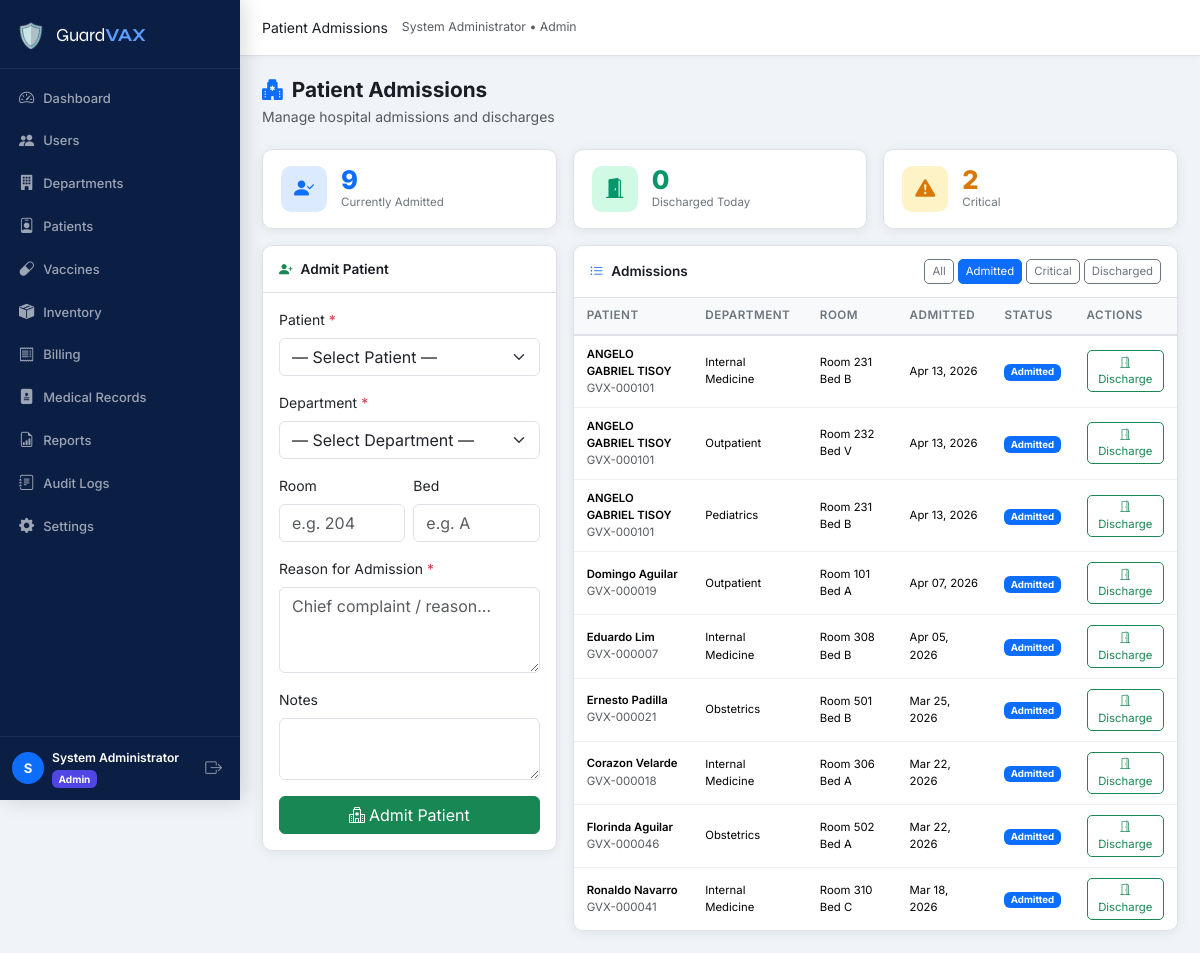
Page /nurse/admissions.php (signed in) on the committed database.
### tables this page shows
CREATE TABLE `users` (
  `id` int(10) UNSIGNED NOT NULL,
  `name` varchar(150) NOT NULL,
  `email` varchar(150) NOT NULL,
  `password` varchar(255) NOT NULL,
  `role_id` int(10) UNSIGNED NOT NULL,
  `department_id` int(10) UNSIGNED DEFAULT NULL,
  `status` enum('active','inactive','pending') NOT NULL DEFAULT 'pending',
  `email_verified` tinyint(1) NOT NULL DEFAULT 0,
  `created_at` datetime NOT NULL DEFAULT current_timestamp(),
  `updated_at` datetime NOT NULL DEFAULT current_timestamp() ON UPDATE current_timestamp()
);

CREATE TABLE `roles` (
  `id` int(10) UNSIGNED NOT NULL,
  `name` varchar(50) NOT NULL,
  `label` varchar(100) NOT NULL
);

CREATE TABLE `admissions` (
  `id` int(10) UNSIGNED NOT NULL,
  `patient_id` int(10) UNSIGNED NOT NULL,
  `department_id` int(10) UNSIGNED NOT NULL,
  `admitted_by` int(10) UNSIGNED NOT NULL,
  `room_number` varchar(20) DEFAULT NULL,
  `bed_number` varchar(20) DEFAULT NULL,
  `admission_date` datetime NOT NULL DEFAULT current_timestamp(),
  `discharge_date` datetime DEFAULT NULL,
  `reason` text NOT NULL,
  `diagnosis` text DEFAULT NULL,
  `status` enum('Admitted','Discharged','Transferred','Critical') NOT NULL DEFAULT 'Admitted',
  `discharge_notes` text DEFAULT NULL,
  `created_at` datetime NOT NULL DEFAULT current_timestamp(),
  `notes` text DEFAULT NULL
);

CREATE TABLE `patients` (
  `id` int(10) UNSIGNED NOT NULL,
  `user_id` int(10) UNSIGNED NOT NULL,
  `patient_code` varchar(20) NOT NULL,
  `date_of_birth` date NOT NULL,
  `gender` enum('Male','Female','Other') NOT NULL,
  `blood_type` varchar(5) DEFAULT NULL,
  `address` text DEFAULT NULL,
  `phone` varchar(20) DEFAULT NULL,
  `emergency_contact_name` varchar(150) DEFAULT NULL,
  `emergency_contact_phone` varchar(20) DEFAULT NULL,
  `allergies` text DEFAULT NULL,
  `notes` text DEFAULT NULL,
  `registered_by` int(10) UNSIGNED DEFAULT NULL,
  `created_at` datetime NOT NULL DEFAULT current_timestamp(),
  `updated_at` datetime NOT NULL DEFAULT current_timestamp() ON UPDATE current_timestamp()
);

CREATE TABLE `departments` (
  `id` int(10) UNSIGNED NOT NULL,
  `name` varchar(100) NOT NULL,
  `description` text DEFAULT NULL,
  `location` varchar(100) DEFAULT NULL,
  `is_active` tinyint(1) NOT NULL DEFAULT 1,
  `created_at` datetime NOT NULL DEFAULT current_timestamp()
);

### config/db.php (called while the page is built, shortened)
<?php
function db(): PDO {
    static $pdo = null;
    if ($pdo === null) {
        $dsn = sprintf(
            'mysql:host=%s;port=%s;dbname=%s;charset=%s',
            DB_HOST, DB_PORT, DB_NAME, DB_CHARSET
        );
        $options = [
            PDO::ATTR_ERRMODE            => PDO::ERRMODE_EXCEPTION,
            PDO::ATTR_DEFAULT_FETCH_MODE => PDO::FETCH_ASSOC,
            PDO::ATTR_EMULATE_PREPARES   => false,
        ];
        try {
            $pdo = new PDO($dsn, DB_USER, DB_PASS, $options);
            $offset = (new DateTime())->format('P');
            $pdo->exec("SET time_zone='{$offset}'");
        } catch (PDOException $e) {
            die('<div style="padding:2rem;color:red;font-family:monospace">
                <strong>Database Connection Error:</strong> ' . htmlspecialchars($e->getMessage()) . '
            </div>');
        }
    }
    return $pdo;
}

### includes/functions.php (called while the page is built, shortened)
<?php
require_once __DIR__ . '/../config/db.php';
function isLoggedIn(): bool
{
    return isset($_SESSION['user_id']) && !empty($_SESSION['user_id']);
}
function getCurrentUser(): ?array
{
    $stmt = db()->prepare('SELECT u.*, r.name AS role_name FROM users u JOIN roles r ON r.id = u.role_id WHERE u.id = ?');
    $stmt->execute([$_SESSION['user_id']]);
    return $stmt->fetch() ?: null;
}
function sanitize(string $value): string
{
    return htmlspecialchars(trim($value), ENT_QUOTES, 'UTF-8');
}
function formatDate(string $date, string $format = 'M d, Y'): string
{
    return $date ? date($format, strtotime($date)) : 'N/A';
}

### includes/auth.php (called while the page is built, shortened)
<?php
require_once __DIR__ . '/functions.php';
function guard(string ...$allowedRoles): array
{
    $user = getCurrentUser();
    return $user;
}

### nurse/admissions.php (the view, shortened to what this page needs)
<?php
require_once __DIR__ . '/../includes/auth.php';
require_once __DIR__ . '/../includes/layout.php';
$user   = guard('nurse', 'admin');
$statusFilter = sanitize($_GET['status'] ?? 'Admitted');
$where  = '1=1';
$params = [];
if ($statusFilter) { $where .= ' AND a.status = ?'; $params[] = $statusFilter; }
$admissions = db()->prepare(
    "SELECT a.*, p.patient_code, u.name AS patient_name,
            d.name AS dept_name, s.name AS admitted_by_name
     FROM admissions a
     JOIN patients p    ON p.id  = a.patient_id
     JOIN users u       ON u.id  = p.user_id
     JOIN departments d ON d.id  = a.department_id
     JOIN users s       ON s.id  = a.admitted_by
     WHERE {$where}
     ORDER BY a.admission_date DESC"
);
$admissions->execute($params);
$admissions = $admissions->fetchAll();
$admitted   = (int)db()->query("SELECT COUNT(*) FROM admissions WHERE status='Admitted'")->fetchColumn();
$discharged = (int)db()->query("SELECT COUNT(*) FROM admissions WHERE status='Discharged' AND DATE(discharge_date)=CURDATE()")->fetchColumn();
$critical   = (int)db()->query("SELECT COUNT(*) FROM admissions WHERE status='Critical'")->fetchColumn();
$statusColors = ['Admitted'=>'primary','Discharged'=>'success','Transferred'=>'info','Critical'=>'danger'];
?>
<?php renderHead('Admissions'); ?>
<?php renderNav($user); ?>
<?php renderPageHeader('Patient Admissions', 'Manage hospital admissions and discharges', 'hospital-fill'); ?>
<div class="row g-3 mb-3">
  <div class="col-4"><div class="stat-card stat-primary"><div class="stat-icon"><i class="bi bi-person-check-fill"></i></div><div><div class="stat-value"><?= $admitted ?></div><div class="stat-label">Currently Admitted</div></div></div></div>
  <div class="col-4"><div class="stat-card stat-success"><div class="stat-icon"><i class="bi bi-door-open-fill"></i></div><div><div class="stat-value"><?= $discharged ?></div><div class="stat-label">Discharged Today</div></div></div></div>
  <div class="col-4"><div class="stat-card stat-warning"><div class="stat-icon"><i class="bi bi-exclamation-triangle-fill"></i></div><div><div class="stat-value"><?= $critical ?></div><div class="stat-label">Critical</div></div></div></div>
</div>
<div class="row g-3">
  <div class="col-lg-4">
    <div class="card card-gvx">
      <div class="card-header-gvx"><i class="bi bi-person-plus-fill me-2 text-success"></i>Admit Patient</div>
      <div class="card-body">
        <form method="POST" novalidate>
          <div class="mb-3">
            <label class="form-label">Patient <span class="text-danger">*</span></label>
            <select name="patient_id" class="form-select" required>
              <option value="">— Select Patient —</option>
            </select>
          </div>
          <div class="mb-3">
            <label class="form-label">Department <span class="text-danger">*</span></label>
            <select name="department_id" class="form-select" required>
              <option value="">— Select Department —</option>
            </select>
          </div>
          <div class="row g-2 mb-3">
            <div class="col-6"><label class="form-label">Room</label><input type="text" name="room_number" class="form-control" placeholder="e.g. 204"></div>
            <div class="col-6"><label class="form-label">Bed</label><input type="text" name="bed_number" class="form-control" placeholder="e.g. A"></div>
          </div>
          <div class="mb-3">
            <label class="form-label">Reason for Admission <span class="text-danger">*</span></label>
            <textarea name="reason" class="form-control" rows="3" required placeholder="Chief complaint / reason..."></textarea>
          </div>
          <div class="mb-3">
            <label class="form-label">Notes</label>
            <textarea name="notes" class="form-control" rows="2"></textarea>
          </div>
          <button type="submit" class="btn btn-success w-100"><i class="bi bi-hospital me-1"></i>Admit Patient</button>
        </form>
      </div>
    </div>
  </div>
  <div class="col-lg-8">
    <div class="card card-gvx">
      <div class="card-header-gvx d-flex justify-content-between align-items-center flex-wrap gap-2">
        <span><i class="bi bi-list-ul me-2 text-primary"></i>Admissions</span>
        <div class="d-flex gap-1">
          <?php foreach ([''=>'All','Admitted'=>'Admitted','Critical'=>'Critical','Discharged'=>'Discharged'] as $val => $label): ?>
            <a href="?status=<?= urlencode($val) ?>" class="btn btn-xs <?= $statusFilter===$val ? 'btn-primary' : 'btn-outline-secondary' ?>"><?= $label ?></a>
          <?php endforeach; ?>
        </div>
      </div>
      <div class="table-responsive">
        <table class="table table-gvx mb-0">
          <thead><tr><th>Patient</th><th>Department</th><th>Room</th><th>Admitted</th><th>Status</th><th>Actions</th></tr></thead>
          <tbody>
            <?php foreach ($admissions as $a): ?>
            <tr>
              <td>
                <div class="fw-semibold small"><?= sanitize($a['patient_name']) ?></div>
                <div class="text-muted" style="font-size:.72rem"><?= sanitize($a['patient_code']) ?></div>
              </td>
              <td class="small"><?= sanitize($a['dept_name']) ?></td>
              <td class="small"><?= sanitize($a['room_number'] ? "Room {$a['room_number']}" . ($a['bed_number'] ? " Bed {$a['bed_number']}" : '') : '—') ?></td>
              <td class="small"><?= formatDate($a['admission_date'], 'M d, Y') ?></td>
              <td><span class="badge bg-<?= $statusColors[$a['status']] ?? 'secondary' ?>"><?= $a['status'] ?></span></td>
              <td>
                <?php if ($a['status'] === 'Admitted' || $a['status'] === 'Critical'): ?>
                <button class="btn btn-xs btn-outline-success" data-bs-toggle="modal" data-bs-target="#dischargeModal<?= $a['id'] ?>">
                  <i class="bi bi-door-open"></i> Discharge
                </button>
                <?php else: ?>
                  <span class="text-muted small"><?= $a['discharge_date'] ? formatDate($a['discharge_date'], 'M d') : '—' ?></span>
                <?php endif; ?>
              </td>
            </tr>
            <?php endforeach; ?>
          </tbody>
        </table>
      </div>
    </div>
  </div>
</div>
<?php renderFooter(); ?>

### includes/layout.php (shortened to what this page needs)
<?php
function renderHead(string $title, array $extraCss = []): void
{
    $siteName = SITE_NAME;
    $siteUrl  = SITE_URL;
    echo <<<HTML
<!DOCTYPE html>
<html lang="en">
<head>
  <meta charset="UTF-8">
  <meta name="viewport" content="width=device-width, initial-scale=1.0">
  <title>{$title} — {$siteName}</title>
  <link rel="stylesheet" href="https://cdn.jsdelivr.net/npm/bootstrap@5.3.2/dist/css/bootstrap.min.css">
  <link rel="stylesheet" href="https://cdn.jsdelivr.net/npm/bootstrap-icons@1.11.3/font/bootstrap-icons.min.css">
  <link rel="preconnect" href="https://fonts.googleapis.com">
  <link href="https://fonts.googleapis.com/css2?family=Inter:wght@300;400;500;600;700&family=Syne:wght@700;800&display=swap" rel="stylesheet">
  <link rel="stylesheet" href="{$siteUrl}/assets/css/style.css">
HTML;
    echo "</head>\n<body>\n";
}
function renderNav(array $user): void
{
    $role    = $user['role_name'];
    $name    = htmlspecialchars($user['name']);
    $roleLabel = ucfirst($role);
    $siteUrl = SITE_URL;
    $current = $_SERVER['REQUEST_URI'];
    $links = '';
    foreach ($navLinks as $link) {
        $active = str_contains($current, $link['href']) ? 'active' : '';
        $links .= <<<HTML
        <li class="nav-item">
          <a class="nav-link {$active}" href="{$siteUrl}{$link['href']}">
            <i class="bi bi-{$link['icon']}"></i>
            <span>{$link['label']}</span>
          </a>
        </li>
HTML;
    }
    echo <<<HTML
<div class="gvx-wrapper">
<aside class="gvx-sidebar" id="gvxSidebar">
  <div class="sidebar-brand">
    <span class="brand-icon">🛡️</span>
    <span class="brand-name">Guard<strong>VAX</strong></span>
  </div>
  <nav class="sidebar-nav">
    <ul class="nav flex-column">
      {$links}
    </ul>
  </nav>
  <div class="sidebar-footer">
    <div class="user-pill">
      <div class="user-avatar">{$name[0]}</div>
      <div class="user-info">
        <div class="user-name">{$name}</div>
        <div class="user-role badge bg-role-{$role}">{$roleLabel}</div>
      </div>
    </div>
    <a href="{$siteUrl}/auth/logout.php" class="btn-logout" title="Logout">
      <i class="bi bi-box-arrow-right"></i>
    </a>
  </div>
</aside>
<main class="gvx-main">
  <header class="gvx-topbar">
    <button class="sidebar-toggle d-lg-none" onclick="document.getElementById('gvxSidebar').classList.toggle('show')">
      <i class="bi bi-list"></i>
    </button>
    <div class="topbar-title" id="pageTitle"></div>
    <div class="topbar-actions">
      <span class="text-muted small d-none d-md-block">{$name} &bull; {$roleLabel}</span>
    </div>
  </header>
  <div class="gvx-content">
HTML;
}
function renderFooter(): void
{
    $siteUrl = SITE_URL;
    echo <<<HTML
  </div>
</main>
</div>
<script src="https://cdn.jsdelivr.net/npm/bootstrap@5.3.2/dist/js/bootstrap.bundle.min.js"></script>
<script src="https://cdn.jsdelivr.net/npm/chart.js@4.4.0/dist/chart.umd.min.js"></script>
<script src="https://cdn.jsdelivr.net/npm/sweetalert2@11"></script>
<script src="{$siteUrl}/assets/js/main.js"></script>
</body>
</html>
HTML;
}
function renderPageHeader(string $title, string $subtitle = '', string $icon = 'clipboard2-pulse'): void
{
    echo <<<HTML
    <div class="page-header">
      <div>
        <h1 class="page-title"><i class="bi bi-{$icon}"></i> {$title}</h1>
        <p class="page-subtitle text-muted mb-0">{$subtitle}</p>
      </div>
    </div>
HTML;
}

### rows in the picture
users: name "S", name "System Administrator", role.name "Admin"
admissions: users.name "ANGELO GABRIEL TISOY", patient.patient_code "GVX-000101", department.name "Internal Medicine", room_number+bed_number "Room 231 Bed B", admission_date "Apr 13, 2026", status "Admitted"
admissions: users.name "ANGELO GABRIEL TISOY", patient.patient_code "GVX-000101", department.name "Outpatient", room_number+bed_number "Room 232 Bed V", admission_date "Apr 13, 2026", status "Admitted"
admissions: users.name "ANGELO GABRIEL TISOY", patient.patient_code "GVX-000101", department.name "Pediatrics", room_number+bed_number "Room 231 Bed B", admission_date "Apr 13, 2026", status "Admitted"
admissions: users.name "Domingo Aguilar", patient.patient_code "GVX-000019", department.name "Outpatient", room_number+bed_number "Room 101 Bed A", admission_date "Apr 07, 2026", status "Admitted"
admissions: users.name "Eduardo Lim", patient.patient_code "GVX-000007", department.name "Internal Medicine", room_number+bed_number "Room 308 Bed B", admission_date "Apr 05, 2026", status "Admitted"
admissions: users.name "Ernesto Padilla", patient.patient_code "GVX-000021", department.name "Obstetrics", room_number+bed_number "Room 501 Bed B", admission_date "Mar 25, 2026", status "Admitted"
admissions: users.name "Corazon Velarde", patient.patient_code "GVX-000018", department.name "Internal Medicine", room_number+bed_number "Room 306 Bed A", admission_date "Mar 22, 2026", status "Admitted"
admissions: users.name "Florinda Aguilar", patient.patient_code "GVX-000046", department.name "Obstetrics", room_number+bed_number "Room 502 Bed A", admission_date "Mar 22, 2026", status "Admitted"
admissions: users.name "Ronaldo Navarro", patient.patient_code "GVX-000041", department.name "Internal Medicine", room_number+bed_number "Room 310 Bed C", admission_date "Mar 18, 2026", status "Admitted"

### other values in the picture
$link['label'] "Dashboard"
$link['label'] "Users"
$link['label'] "Departments"
$link['label'] "Patients"
$link['label'] "Vaccines"
$link['label'] "Inventory"
$link['label'] "Billing"
$link['label'] "Medical Records"
$link['label'] "Reports"
$link['label'] "Audit Logs"
$link['label'] "Settings"
$title "Patient Admissions"
$subtitle "Manage hospital admissions and discharges"
$admitted "9"
$discharged "0"
